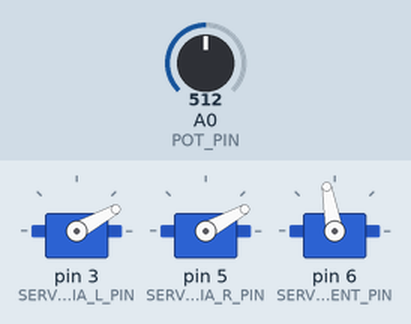
A sketch run on a simulated Arduino Uno, built with avr-gcc and run on an emulated ATmega328P. Parts: 3 × servo. The test bench sets the inputs (shaded band); at power-on: A0 (POT_PIN) = 512. What the sketch prints to the serial monitor is not drawn.

Above: at 2.7 s.
2.8 s: A0 (POT_PIN) set to 716
At 4.72 s:
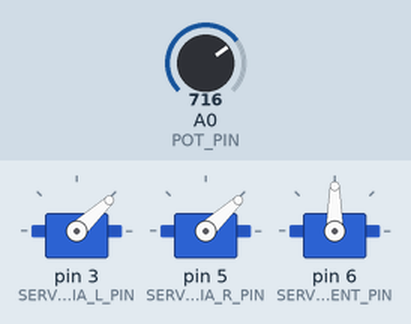
8.8 s: A0 (POT_PIN) set to 900
At 9.32 s:
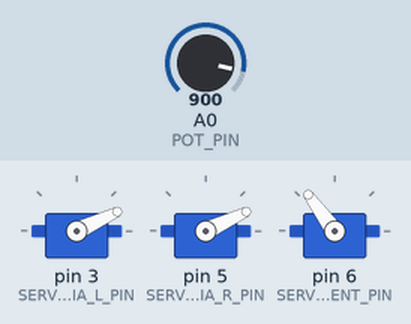
Timing chart, 0 to 17.8 s (numbered marks = the images above; inputs shaded):
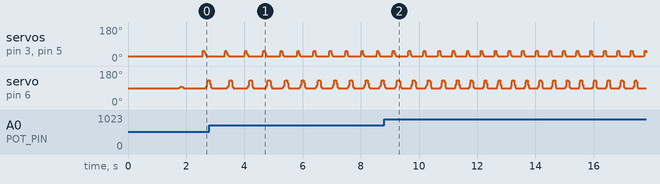

The sketch:

heart_adi_final.ino
```cpp
/*
  Nilheim Mechatronics Servo Heart – biologically sequenced (Uno direct servo version)
  Converted from PCA9685-based D″ code.
  - Uses Servo.h for direct control
  - Same easing curves, BPM control, and physiological timing
*/

#include <Servo.h>
#include <math.h>

// ============ Servo pins ============
const int SERVO_ATRIA_L_PIN = 3;
const int SERVO_ATRIA_R_PIN = 5;
const int SERVO_VENT_PIN    = 6;
const int POT_PIN           = A0;

// ============ Servo objects ============
Servo servoAtriaL;
Servo servoAtriaR;
Servo servoVent;

// ============ Configuration ============
constexpr int BPM_MIN = 45;
constexpr int BPM_MAX = 140;
constexpr float POT_EMA_ALPHA = 0.08f;
constexpr uint32_t POT_UPDATE_MS = 60;

constexpr uint32_t SERVO_UPDATE_MS = 15;
constexpr uint32_t POWER_ON_DELAY_MS = 1500;
constexpr uint32_t SOFTSTART_RAMP_MS = 1200;

constexpr uint32_t ATRIA_VENT_GAP_MS = 30;
constexpr float DIASTOLIC_MIN_FRAC = 0.18f;
constexpr uint32_t DIASTOLIC_MIN_MS_LO = 120;
constexpr uint32_t DIASTOLIC_MIN_MS_HI = 400;

constexpr float VENT_BASE_DEG = 90.0f;
constexpr float VENT_CONTRACT_DEG = 130.0f;
constexpr float VENT_SAFE_MIN_DEG = 70.0f;
constexpr float VENT_SAFE_MAX_DEG = 130.0f;

// easing functions
inline float easeInCubic(float x)  { if (x<=0) return 0; if (x>=1) return 1; return x*x*x; }
inline float easeOutCubic(float x) { if (x<=0) return 0; if (x>=1) return 1; float y=1.0f-x; return 1.0f - y*y*y; }
inline float easeOutQuint(float x) { if (x<=0) return 0; if (x>=1) return 1; return 1.0f - powf(1.0f - x, 5.0f); }
inline float easeSmoothStep(float x){ if (x<=0) return 0; if (x>=1) return 1; return x*x*(3.0f - 2.0f*x); }
inline float clampf(float v,float lo,float hi){return (v<lo)?lo:((v>hi)?hi:v);}
inline uint32_t clampu32(uint32_t v,uint32_t lo,uint32_t hi){return (v<lo)?lo:((v>hi)?hi:v);}
inline float linProgress(uint32_t now,uint32_t t0,uint32_t dur){
  if(now<=t0)return 0;uint32_t dt=now-t0;if(dt>=dur)return 1;return (float)dt/(float)dur;
}

// servo calibration
struct ServoCal {
  float relaxedAngleDeg;
  float contractedAngleDeg;
};
ServoCal cal[3] = {
  {25.0f, 55.0f}, // left atria
  {25.0f, 55.0f}, // right atria
  {VENT_BASE_DEG, VENT_CONTRACT_DEG} // ventricle
};

// cycle timing
struct CycleTiming {
  uint32_t cycleMs;
  uint32_t avDelayMs;
  uint32_t atriaContractMs;
  uint32_t atriaRelaxStartMs;
  uint32_t atriaRelaxMs;
  uint32_t ventContractMs;
  uint32_t ventHoldMs;
  uint32_t ventRelaxMs;
  uint32_t ventRelaxEndMs;
};
CycleTiming timing = {0};

// state
uint32_t cycleStartMs = 0;
uint32_t lastServoUpdateMs = 0;
uint32_t softStartBeginMs = 0;
uint32_t softStartEndMs = 0;
float bpmCurrent = 60.0f;
float potEMA = 0.0f;
uint32_t lastPotSampleMs = 0;

// compute physiological timing
void computeTimings(float bpm) {
  bpm = clampf(bpm, BPM_MIN, BPM_MAX);
  uint32_t cycleMs = (uint32_t)(60000.0f / bpm);
  uint32_t diastolicMin = clampu32((uint32_t)(DIASTOLIC_MIN_FRAC * cycleMs),
                                   DIASTOLIC_MIN_MS_LO, DIASTOLIC_MIN_MS_HI);

  uint32_t avDelay = (uint32_t)clampf(0.14f * cycleMs, 100.0f, 170.0f);
  uint32_t atriaContract = (uint32_t)clampf(0.16f * cycleMs, 100.0f, 180.0f);
  if (atriaContract + ATRIA_VENT_GAP_MS > avDelay) {
    atriaContract = (avDelay > ATRIA_VENT_GAP_MS) ? (avDelay - ATRIA_VENT_GAP_MS) : (avDelay / 2);
    atriaContract = clampu32(atriaContract, 70, 180);
  }

  uint32_t ventTotal = (uint32_t)clampf(0.36f * cycleMs, 260.0f, 420.0f);
  uint32_t ventContract = (uint32_t)clampf(0.40f * ventTotal, 120.0f, 230.0f);
  uint32_t ventHold = (uint32_t)clampf(0.20f * ventTotal, 70.0f, 150.0f);
  uint32_t ventRelax = (uint32_t)clampf(0.40f * ventTotal, 120.0f, 230.0f);

  uint32_t vEnd = avDelay + ventContract + ventHold + ventRelax;
  if (cycleMs - vEnd < diastolicMin) {
    uint32_t need = diastolicMin - (cycleMs - vEnd);
    uint32_t shrinkable = ventContract + ventHold + ventRelax;
    if (need < shrinkable) {
      float s = (float)(shrinkable - need) / (float)shrinkable;
      ventContract = (uint32_t)(ventContract * s);
      ventHold = (uint32_t)(ventHold * s);
      ventRelax = (uint32_t)(ventRelax * s);
    }
    vEnd = avDelay + ventContract + ventHold + ventRelax;
  }

  uint32_t atriaRelaxStart = avDelay;
  uint32_t atriaRelax = (uint32_t)clampf(0.22f * cycleMs, 100.0f, 220.0f);

  timing = {cycleMs, avDelay, atriaContract, atriaRelaxStart,
             atriaRelax, ventContract, ventHold, ventRelax, vEnd};
}

float softstartScale(uint32_t nowMs) {
  if (nowMs <= softStartBeginMs) return 0.0f;
  if (nowMs >= softStartEndMs) return 1.0f;
  float x = (float)(nowMs - softStartBeginMs) / (float)(softStartEndMs - softStartBeginMs);
  return easeSmoothStep(x);
}

// update BPM from potentiometer
void updateBPM(uint32_t nowMs) {
  if (nowMs - lastPotSampleMs >= POT_UPDATE_MS) {
    lastPotSampleMs = nowMs;
    int raw = analogRead(POT_PIN);
    if (potEMA <= 0.01f) potEMA = raw;
    potEMA = potEMA + POT_EMA_ALPHA * ((float)raw - potEMA);
    float targetBPM = BPM_MIN + (BPM_MAX - BPM_MIN) * (potEMA / 1023.0f);
    float maxDelta = 60.0f * ((nowMs - lastPotSampleMs) / 1000.0f);
    bpmCurrent += (targetBPM - bpmCurrent) * 0.05f;
  }
}

// main heart motion
void updateHeart(uint32_t nowMs) {
  if (nowMs - cycleStartMs >= timing.cycleMs) {
    cycleStartMs = nowMs;
    computeTimings(bpmCurrent);
  }
  if (nowMs - lastServoUpdateMs < SERVO_UPDATE_MS) return;
  lastServoUpdateMs = nowMs;
  uint32_t t = nowMs - cycleStartMs;
  float amp = softstartScale(nowMs);

  // Atria motion
  float a_up = easeInCubic(linProgress(t, 0, timing.atriaContractMs));
  float a_down = easeOutCubic(linProgress(t, timing.atriaRelaxStartMs, timing.atriaRelaxMs));
  float a_act = clampf(a_up * (1.0f - a_down), 0.0f, 1.0f) * amp;

  float aL = cal[0].relaxedAngleDeg + (cal[0].contractedAngleDeg - cal[0].relaxedAngleDeg) * a_act;
  float aR = cal[1].relaxedAngleDeg + (cal[1].contractedAngleDeg - cal[1].relaxedAngleDeg) * a_act;

  // Ventricle motion
  float v_relaxed = cal[2].relaxedAngleDeg;
  float v_contr = cal[2].contractedAngleDeg;
  uint32_t v_t0 = timing.avDelayMs;
  uint32_t v_t1 = v_t0 + timing.ventContractMs;
  uint32_t v_t2 = v_t1 + timing.ventHoldMs;
  uint32_t v_t3 = v_t2 + timing.ventRelaxMs;
  float ventAngle = v_relaxed;
  float v_up = easeInCubic(linProgress(t, v_t0, timing.ventContractMs));
  ventAngle = v_relaxed + (v_contr - v_relaxed) * v_up;
  if (t >= v_t1 && t < v_t2) ventAngle = v_contr;
  float v_down = easeOutQuint(linProgress(t, v_t2, timing.ventRelaxMs));
  if (t >= v_t2) ventAngle = v_contr + (v_relaxed - v_contr) * v_down;
  ventAngle = VENT_BASE_DEG + (ventAngle - VENT_BASE_DEG) * amp;
  ventAngle = clampf(ventAngle, VENT_SAFE_MIN_DEG, VENT_SAFE_MAX_DEG);

  // Write to servos
  servoAtriaL.write(aL);
  servoAtriaR.write(aR);
  servoVent.write(ventAngle);
}

// setup
void setup() {
  Serial.begin(115200);
  delay(POWER_ON_DELAY_MS);
  servoAtriaL.attach(SERVO_ATRIA_L_PIN);
  servoAtriaR.attach(SERVO_ATRIA_R_PIN);
  servoVent.attach(SERVO_VENT_PIN);
  potEMA = analogRead(POT_PIN);
  computeTimings(bpmCurrent);
  cycleStartMs = millis();
  softStartBeginMs = cycleStartMs;
  softStartEndMs = softStartBeginMs + SOFTSTART_RAMP_MS;
  servoAtriaL.write(cal[0].relaxedAngleDeg);
  servoAtriaR.write(cal[1].relaxedAngleDeg);
  servoVent.write(VENT_BASE_DEG);
  Serial.println("Nilheim Heart – UNO direct version active.");
}

// loop
void loop() {
  uint32_t now = millis();
  updateBPM(now);
  updateHeart(now);
  delay(2);
}
```
